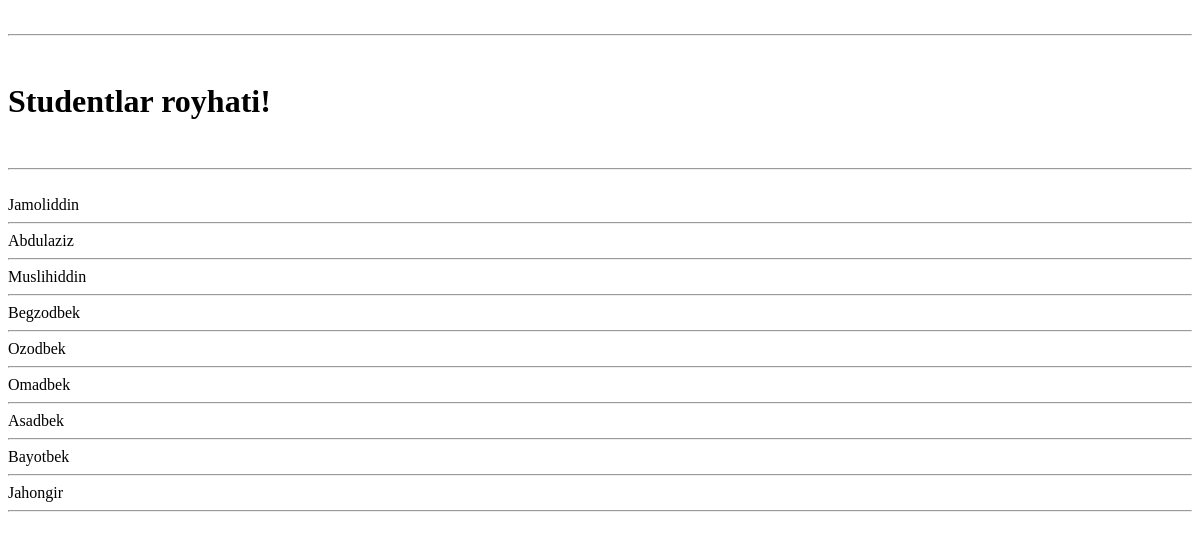
/oqigan/, run on an earlier commit of the app's database.
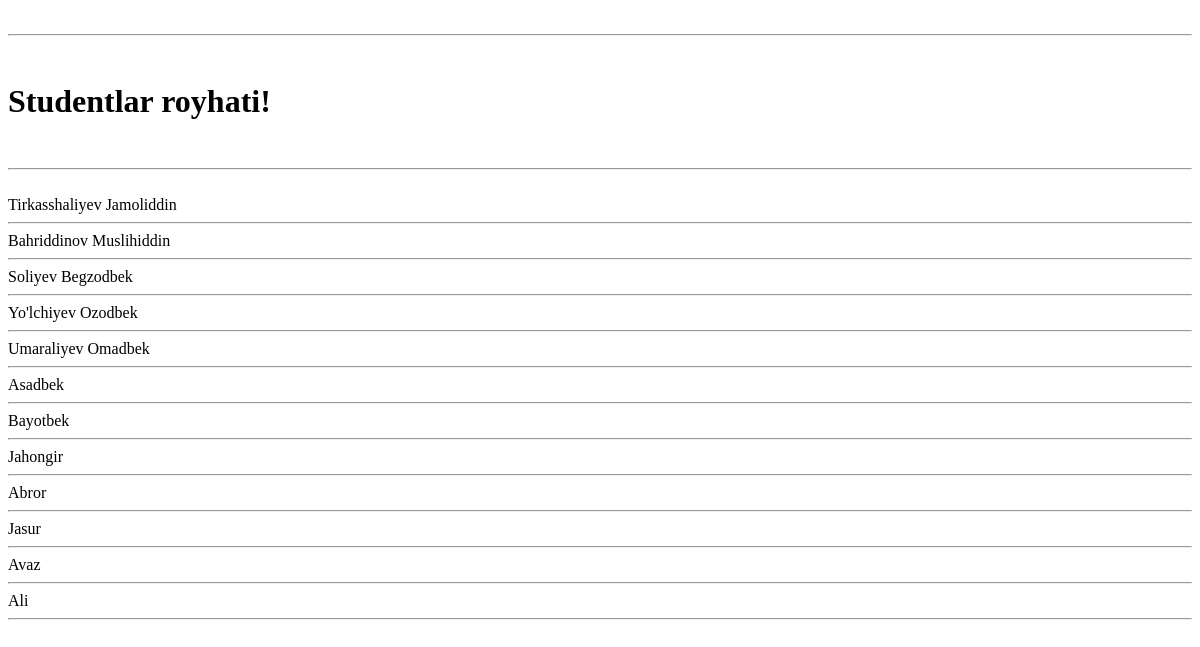
And on a later commit of the database.
### kutuxona/models.py (models this page shows, shortened)
class Talaba(models.Model):
    ism = models.CharField(max_length=30)
    kitoblar_soni = models.PositiveSmallIntegerField(default=0)
    kurs = models.PositiveSmallIntegerField()

### kutuxona/views.py (the view)
# urls.py: path('oqigan/', oqigan),
def oqigan(reqest):
    talaba = {
        "students": Talaba.objects.filter(kitoblar_soni__gt=0)
    }
    return render(reqest, 'Bitiruvchi.html', talaba)

### Templates/Bitiruvchi.html (shortened to what this page needs)
<!DOCTYPE html>
<html lang="en">
<head>
</head>
<body>
    <br>
    <hr>
    <br>
    <h1 id="sarlavha"><b>Studentlar royhati!</b></h1>
    <br>
    <hr>
    <br>
    {% for student in students %}
        <a>{{ student.ism}}</a>
        <hr>
    {% endfor %}
</body>
</html>

What changed in the data, as far as the page shows it:
no longer on this page (row edited): Talaba: ism "Abdulaziz"
changed Talaba: ism "Jamoliddin" → "Tirkasshaliyev Jamoliddin"
changed Talaba: ism "Muslihiddin" → "Bahriddinov Muslihiddin"
changed Talaba: ism "Begzodbek" → "Soliyev Begzodbek"
changed Talaba: ism "Ozodbek" → "Yo'lchiyev Ozodbek"
changed Talaba: ism "Omadbek" → "Umaraliyev Omadbek"
added Talaba: ism "Abror"
added Talaba: ism "Jasur"
added Talaba: ism "Avaz"
added Talaba: ism "Ali"
